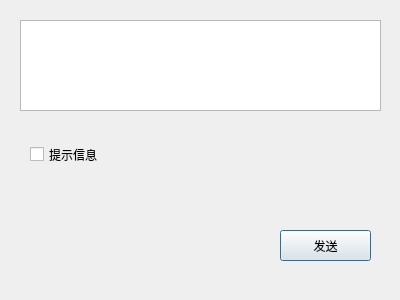
<?xml version="1.0" encoding="UTF-8"?>
<ui version="4.0">
 <class>Dialog_send</class>
 <widget class="QDialog" name="Dialog_send">
  <property name="geometry">
   <rect>
    <x>0</x>
    <y>0</y>
    <width>400</width>
    <height>300</height>
   </rect>
  </property>
  <property name="windowTitle">
   <string>发送</string>
  </property>
  <property name="sizeGripEnabled">
   <bool>false</bool>
  </property>
  <widget class="QCheckBox" name="checkBox_info">
   <property name="geometry">
    <rect>
     <x>30</x>
     <y>140</y>
     <width>95</width>
     <height>29</height>
    </rect>
   </property>
   <property name="text">
    <string>提示信息</string>
   </property>
  </widget>
  <widget class="QPushButton" name="pushButton_send">
   <property name="geometry">
    <rect>
     <x>280</x>
     <y>230</y>
     <width>91</width>
     <height>31</height>
    </rect>
   </property>
   <property name="text">
    <string>发送</string>
   </property>
  </widget>
  <widget class="QPlainTextEdit" name="plainTextEdit_send">
   <property name="geometry">
    <rect>
     <x>20</x>
     <y>20</y>
     <width>361</width>
     <height>91</height>
    </rect>
   </property>
  </widget>
 </widget>
 <resources/>
 <connections/>
</ui>
